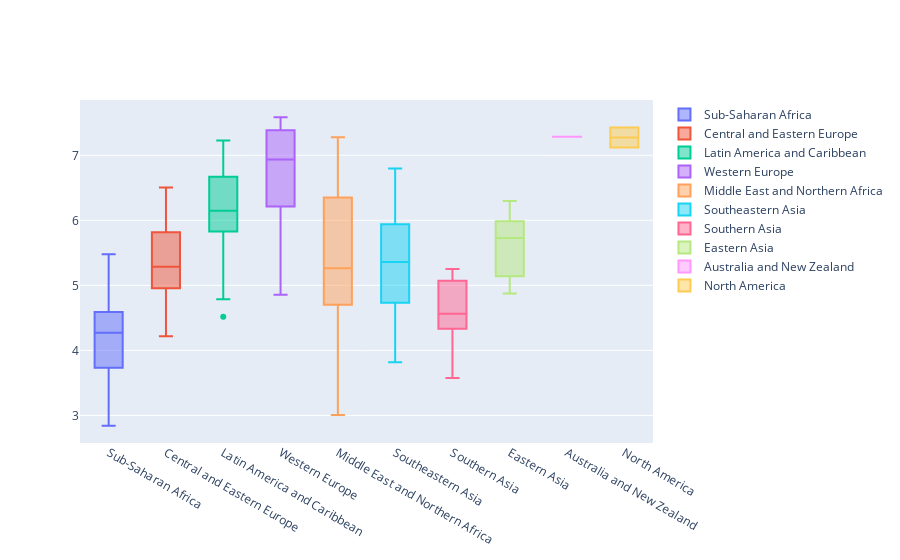

The notebook cell this image was saved under:
### Code cell
data = []
for reg in df.Region.value_counts().index:
    data.append(
        go.Box(y=df[df.Region==reg]['Happiness Score'], name=reg)
    )

# визуализируем данные
iplot(data, show_link = False)

### Figure 1 — Plotly figure (JSON) as saved in the notebook; plotly's stock layout.template omitted (floating-point values rounded to 4 significant figures)
{"data": [{"name": "Sub-Saharan Africa", "type": "box", "y": [5.477, 5.268, 5.129, 5.057, 4.971, 4.898, 4.867, 4.642, 4.633, 4.61, 4.571, 4.55, 4.517, 4.512, 4.507, 4.436, 4.419, 4.369, 4.332, 4.292, 4.252, 4.033, 3.995, 3.989, 3.956, 3.931, 3.904, 3.896, 3.845, 3.781, 3.681, 3.678, 3.667, 3.656, 3.655, 3.587, 3.465, 3.34, 2.905, 2.839]}, {"name": "Central and Eastern Europe", "type": "box", "y": [6.505, 6.003, 5.995, 5.889, 5.855, 5.848, 5.833, 5.813, 5.791, 5.759, 5.716, 5.589, 5.548, 5.429, 5.286, 5.212, 5.192, 5.124, 5.123, 5.098, 5.007, 4.959, 4.949, 4.8, 4.786, 4.681, 4.35, 4.297, 4.218]}, {"name": "Latin America and Caribbean", "type": "box", "y": [7.226, 7.187, 6.983, 6.81, 6.786, 6.67, 6.574, 6.485, 6.477, 6.269, 6.168, 6.13, 6.123, 5.975, 5.89, 5.878, 5.828, 5.824, 5.709, 4.885, 4.788, 4.518]}, {"name": "Western Europe", "type": "box", "y": [7.587, 7.561, 7.527, 7.522, 7.406, 7.378, 7.364, 7.2, 6.946, 6.94, 6.937, 6.867, 6.75, 6.575, 6.329, 6.302, 5.948, 5.695, 5.689, 5.102, 4.857]}, {"name": "Middle East and Northern Africa", "type": "box", "y": [7.278, 6.901, 6.853, 6.611, 6.411, 6.295, 5.96, 5.754, 5.605, 5.332, 5.192, 5.013, 4.839, 4.739, 4.715, 4.686, 4.677, 4.194, 4.077, 3.006]}, {"name": "Southeastern Asia", "type": "box", "y": [6.798, 6.455, 5.77, 5.399, 5.36, 5.073, 4.876, 4.307, 3.819]}, {"name": "Southern Asia", "type": "box", "y": [5.253, 5.194, 4.694, 4.565, 4.514, 4.271, 3.575]}, {"name": "Eastern Asia", "type": "box", "y": [6.298, 5.987, 5.984, 5.474, 5.14, 4.874]}, {"name": "Australia and New Zealand", "type": "box", "y": [7.286, 7.284]}, {"name": "North America", "type": "box", "y": [7.427, 7.119]}], "layout": {}}
